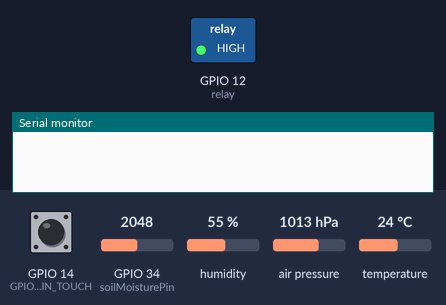
Bench run of a sketch on a simulated ESP32. On the bench: switched loads named in the sketch (green lamp = pin HIGH), the last lines printed to the serial monitor. Inputs (shaded band) come from the test bench; at power-on: GPIO 14 (GPIO_PIN_TOUCH) LOW, GPIO 34 (soilMoisturePin) = 2048, humidity 55 %, air pressure 1013 hPa, temperature 24 °C. WiFi joins after 1.5 s; servers stay silent unless stated.

Above: at 0.1 s.
At 2.1 s:
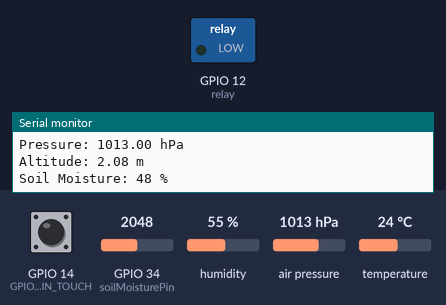
Timing chart, 0 to 3.6 s (numbered marks = the images above):
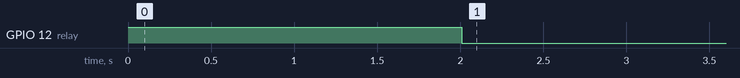

The sketch:

controller.ino
```cpp
#include <Wire.h>
#include <Adafruit_Sensor.h>
#include <Adafruit_BMP280.h>
#include <DHT.h>
#include <WiFi.h>
#include <ThingSpeak.h>
#define GPIO_PIN_TOUCH 14

int CHECK_INTERVAL = 1000;

bool touchActive = false;
bool relayState = false;
unsigned long lastCheckTime = 0;

WiFiClient client;
Adafruit_BMP280 bmp;

#define DHTPIN 4         // Pin connected to the DHT22
#define DHTTYPE DHT22    // DHT sensor type

DHT dht(DHTPIN, DHTTYPE);     // Initialize the DHT sensor


// #define MQ_PIN 35        // Pin connected to the MQ135 sensor
// const int touchPin = 14;

int soilMoisturePin = 34;    // Pin connected to the soil moisture sensor
int counter = 0;

// WiFi credentials
const char* ssid = "realme 5i";
const char* password = "mohitraj01";
const int relay = 12;


// ThingSpeak details
unsigned long channelID = 2127677;
const char* apiKey = "6XNU8Z4P946NR7Q8";


void setup() {
 Serial.begin(115200);

 pinMode(relay, OUTPUT);
 pinMode(GPIO_PIN_TOUCH, INPUT);
 digitalWrite(relay, HIGH);

 dht.begin();
 bmp.begin(0x76); // Use 0x77 if your BMP280 module has a different I2C address


 pinMode(soilMoisturePin, INPUT);


 WiFi.begin(ssid, password);
 ThingSpeak.begin(client);


 while (WiFi.status() != WL_CONNECTED) {
   delay(1000);
   Serial.println("Connecting to WiFi...");
 }
 Serial.println("Connected to WiFi!");
}


bool calculate_threshold(int soil_moisture_percentage, double temperature, double humidity) {
  double min_temperature = 20.0;
  double max_temperature = 30.0;
  double min_humidity = 40.0;
  double max_humidity = 80.0;
   // Normalize the values between 0 and 1
  double normalized_soil_moisture = soil_moisture_percentage / 100.0;
  double normalized_temperature = 1 - ((temperature - min_temperature) / (max_temperature - min_temperature));
  double normalized_humidity = (humidity - min_humidity) / (max_humidity - min_humidity);


  // Define threshold equation based on factors and their revised percentages of importance for tomato plants
  double thresholding_value = (0.65 * normalized_soil_moisture) + (0.10 * normalized_temperature) + (0.25 * normalized_humidity);
  return thresholding_value < 0.5;
}


void push_data(float temperature, float humidity, float pressure, float altitude, int moisturePercentage){
   // Send data to ThingSpeak
   ThingSpeak.setField(1, temperature);
   ThingSpeak.setField(2, humidity);
   ThingSpeak.setField(3, pressure);
   ThingSpeak.setField(4, altitude);
   ThingSpeak.setField(6, moisturePercentage);


   int httpCode = ThingSpeak.writeFields(channelID, apiKey);


   if (httpCode == 200) {
     Serial.println("Data sent to ThingSpeak successfully!");
   } else {
     Serial.println("Error sending data to ThingSpeak. HTTP code: " + String(httpCode));
   }
   Serial.println("");
}


// void loop() {
//   if (millis() - lastCheckTime >= CHECK_INTERVAL) {

//  float temperature = dht.readTemperature();    // Read temperature from DHT22
//  float humidity = dht.readHumidity();          // Read humidity from DHT22


//  float pressure = bmp.readPressure() / 100.0F; // Read pressure from BMP280 in hPa
//  float altitude = bmp.readAltitude();          // Read altitude from BMP280 in meters


//  int airQuality = analogRead(MQ_PIN);          // Read air quality value from MQ135


//  int soilMoisture = analogRead(soilMoisturePin); // Read soil moisture value from the sensor
//  int moisturePercentage;
//  if (soilMoisture < 1010){
//    moisturePercentage = 100;
//  }
//  else if (soilMoisture > 3000){
//    moisturePercentage = 0;
//  } else{
//     moisturePercentage = map(soilMoisture, 1010, 3000, 100, 0);
//  }

//  bool thresh = calculate_threshold(moisturePercentage,temperature,humidity);

//  Serial.print("Temperature: ");
//  Serial.print(temperature);
//  Serial.println(" °C");
//  Serial.print("Humidity: ");
//  Serial.print(humidity);
//  Serial.println(" %");
//  Serial.print("Pressure: ");
//  Serial.print(pressure);
//  Serial.println(" hPa");
//  Serial.print("Altitude: ");
//  Serial.print(altitude);
//  Serial.println(" m");
//  Serial.print("Air Quality: ");
//  Serial.println(airQuality);
//  Serial.print("Soil Moisture: ");
//  Serial.print(moisturePercentage);
//  Serial.println(" %");
//  Serial.print("\n");

//  if (thresh && counter < 8) {
//    activateStepUpModule();
//    counter++;
//    CHECK_INTERVAL = 1000;
//  } else if (thresh){
//     activateStepUpModule();
//     //push_data(temperature, humidity, pressure, altitude, airQuality, moisturePercentage);
//     counter = 0;
//     CHECK_INTERVAL = 1000;
//  } else {
//      deactivateStepUpModule();
//      counter = 0;
//      //push_data(temperature, humidity, pressure, altitude, airQuality, moisturePercentage);
//      CHECK_INTERVAL = 15000;
//  }
//  lastCheckTime = millis();
// }
//   int touchState = digitalRead(GPIO_PIN_TOUCH);
//     if (touchState == HIGH) {
//     touchActive = true;
//     activateStepUpModule();
//   } else if (!touchActive) {
//     if (relayState) {
//       activateStepUpModule();
//     } else {
//       deactivateStepUpModule();
//     }
//   }

//   // Reset the touchActive flag after releasing the touch sensor
//   if (touchActive && (touchState == LOW)) {
//     touchActive = false;
//   }
// }

void loop() {
  // Read touch sensor state
  int touchState = digitalRead(GPIO_PIN_TOUCH);

  if (touchState == HIGH) {
    // Touch sensor is active, activate relay and update relay state
    activateStepUpModule();
    relayState = true;
    touchActive = true;  // Set touchActive flag to indicate touch is active
  } else if (touchActive && (touchState == LOW)) {
    // Touch sensor was active and is now released, deactivate relay and update relay state
    deactivateStepUpModule();
    relayState = false;
    touchActive = false;  // Reset touchActive flag
  } else if (!touchActive) {
    // Touch sensor is not active, control relay based on threshold
    if (relayState) {
      activateStepUpModule();
    } else {
      deactivateStepUpModule();
    }
  }

  // Read sensor values and check threshold at regular intervals
  if (millis() - lastCheckTime >= CHECK_INTERVAL) {
    // Read sensor values
    float temperature = dht.readTemperature();
    float humidity = dht.readHumidity();
    float pressure = bmp.readPressure() / 100.0F;
    float altitude = bmp.readAltitude();
    int soilMoisture = analogRead(soilMoisturePin);
    int moisturePercentage;

    // Calculate moisture percentage
    if (soilMoisture < 1010) {
      moisturePercentage = 100;
    } else if (soilMoisture > 3000) {
      moisturePercentage = 0;
    } else {
      moisturePercentage = map(soilMoisture, 1010, 3000, 100, 0);
    }

    // Check threshold and control relay
    bool thresholdExceeded = calculate_threshold(moisturePercentage, temperature, humidity);

    if (thresholdExceeded) {
      if (!touchActive) {
        activateStepUpModule();
        relayState = true;
      }
    } else {
      deactivateStepUpModule();
      relayState = false;
    }

    // Update last check time
    lastCheckTime = millis();

    // Print sensor values
    Serial.print("Temperature: ");
    Serial.print(temperature);
    Serial.println(" °C");
    Serial.print("Humidity: ");
    Serial.print(humidity);
    Serial.println(" %");
    Serial.print("Pressure: ");
    Serial.print(pressure);
    Serial.println(" hPa");
    Serial.print("Altitude: ");
    Serial.print(altitude);
    Serial.println(" m");
    Serial.print("Soil Moisture: ");
    Serial.print(moisturePercentage);
    Serial.println(" %");
    Serial.println();

    push_data(temperature, humidity, pressure, altitude, moisturePercentage);

    if (thresholdExceeded && counter < 8) {
      activateStepUpModule();
      counter++;
      CHECK_INTERVAL = 1000;
    } else if (thresholdExceeded) {
      activateStepUpModule();
      counter = 0;
      CHECK_INTERVAL = 1000;
    } else {
      deactivateStepUpModule();
      counter = 0;
      CHECK_INTERVAL = 15000;
    }
}
}

void activateStepUpModule() {
  digitalWrite(relay, LOW);
}

void deactivateStepUpModule() {
  digitalWrite(relay, HIGH);
}
```

Measured:
- by itself, GPIO 12 (relay): HIGH → LOW at 2.0 s
